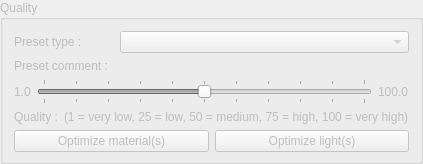
         <widget class="QGroupBox" name="quality_GB">
          <property name="enabled">
           <bool>false</bool>
          </property>
          <property name="maximumSize">
           <size>
            <width>16777215</width>
            <height>16777215</height>
           </size>
          </property>
          <property name="title">
           <string>Quality</string>
          </property>
          <layout class="QVBoxLayout" name="verticalLayout_8">
           <property name="bottomMargin">
            <number>9</number>
           </property>
           <item>
            <layout class="QHBoxLayout" name="horizontalLayout_8">
             <item>
              <widget class="QLabel" name="label_5">
               <property name="maximumSize">
                <size>
                 <width>100</width>
                 <height>16777215</height>
                </size>
               </property>
               <property name="text">
                <string>Preset type :</string>
               </property>
              </widget>
             </item>
             <item>
              <widget class="QComboBox" name="presetType_CB">
               <property name="sizePolicy">
                <sizepolicy hsizetype="Preferred" vsizetype="Preferred">
                 <horstretch>0</horstretch>
                 <verstretch>0</verstretch>
                </sizepolicy>
               </property>
               <property name="minimumSize">
                <size>
                 <width>0</width>
                 <height>0</height>
                </size>
               </property>
               <property name="maximumSize">
                <size>
                 <width>16777215</width>
                 <height>16777215</height>
                </size>
               </property>
               <property name="layoutDirection">
                <enum>Qt::LeftToRight</enum>
               </property>
               <property name="sizeAdjustPolicy">
                <enum>QComboBox::AdjustToMinimumContentsLength</enum>
               </property>
              </widget>
             </item>
            </layout>
           </item>
           <item>
            <layout class="QHBoxLayout" name="horizontalLayout_15">
             <item>
              <widget class="QLabel" name="label_7">
               <property name="maximumSize">
                <size>
                 <width>100</width>
                 <height>16777215</height>
                </size>
               </property>
               <property name="text">
                <string>Preset comment :</string>
               </property>
               <property name="alignment">
                <set>Qt::AlignLeading|Qt::AlignLeft|Qt::AlignTop</set>
               </property>
              </widget>
             </item>
             <item>
              <widget class="QFrame" name="frame_7">
               <property name="frameShape">
                <enum>QFrame::NoFrame</enum>
               </property>
               <property name="frameShadow">
                <enum>QFrame::Raised</enum>
               </property>
               <layout class="QHBoxLayout" name="horizontalLayout_16">
                <property name="spacing">
                 <number>0</number>
                </property>
                <property name="margin">
                 <number>0</number>
                </property>
               </layout>
              </widget>
             </item>
            </layout>
           </item>
           <item>
            <layout class="QHBoxLayout" name="horizontalLayout_3">
             <item>
              <widget class="QLabel" name="label_2">
               <property name="text">
                <string>1.0</string>
               </property>
              </widget>
             </item>
             <item>
              <widget class="QSlider" name="quality_SD">
               <property name="minimum">
                <number>0</number>
               </property>
               <property name="maximum">
                <number>100</number>
               </property>
               <property name="value">
                <number>50</number>
               </property>
               <property name="orientation">
                <enum>Qt::Horizontal</enum>
               </property>
               <property name="tickPosition">
                <enum>QSlider::TicksBothSides</enum>
               </property>
               <property name="tickInterval">
                <number>10</number>
               </property>
              </widget>
             </item>
             <item>
              <widget class="QLabel" name="label_4">
               <property name="text">
                <string>100.0</string>
               </property>
              </widget>
             </item>
            </layout>
           </item>
           <item>
            <layout class="QHBoxLayout" name="horizontalLayout_4">
             <item>
              <widget class="QLabel" name="quality_LB">
               <property name="text">
                <string>Quality :</string>
               </property>
              </widget>
             </item>
             <item>
              <widget class="QLabel" name="label_6">
               <property name="text">
                <string>(1 = very low, 25 = low, 50 = medium, 75 = high, 100 = very high)</string>
               </property>
              </widget>
             </item>
            </layout>
           </item>
           <item>
            <layout class="QHBoxLayout" name="horizontalLayout_6">
             <item>
              <widget class="QPushButton" name="optimizeMat_BT">
               <property name="enabled">
                <bool>false</bool>
               </property>
               <property name="text">
                <string>Optimize material(s)</string>
               </property>
              </widget>
             </item>
             <item>
              <widget class="QPushButton" name="optimizeLights_BT">
               <property name="enabled">
                <bool>false</bool>
               </property>
               <property name="text">
                <string>Optimize light(s)</string>
               </property>
              </widget>
             </item>
            </layout>
           </item>
          </layout>
         </widget>
